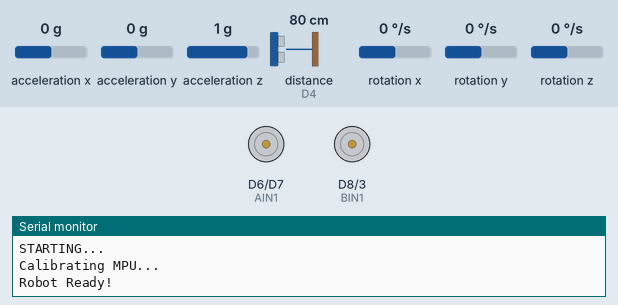
Recording of a sketch running on a simulated ESP8266 (NodeMCU). Shown: motor-driver pin pairs drawn as motors (green arrow = first pin HIGH = forward, orange = second pin HIGH = backward, longer = more drive, scaled by the enable pin), the last lines printed to the serial monitor. Wiring (inferred from the names in the program): ultrasonic range finder: trigger D0; echo D4. Inputs (shaded band) come from the test bench; at power-on: distance to the obstacle (sensor on D4) 80 cm, acceleration y 0 g, acceleration x 0 g, acceleration z 1 g, rotation x 0 °/s, rotation y 0 °/s, rotation z 0 °/s. The echo pulse lasts 58.3 µs per cm; a WiFi scan finds three made-up networks.

Above: at 3.2 s.
3.3 s: distance to the obstacle (sensor on D4) set to 23 cm
7.4 s: distance to the obstacle (sensor on D4) set to 18 cm
At 12.3 s:
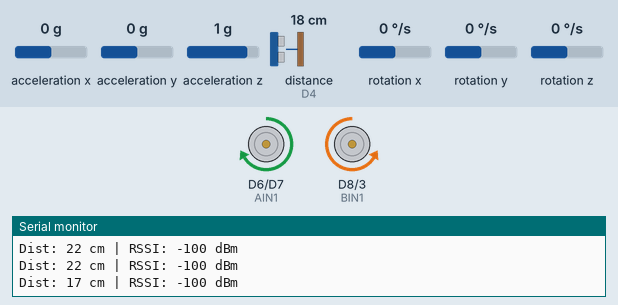
13.7 s: distance to the obstacle (sensor on D4) set to 35 cm
At 16.5 s:
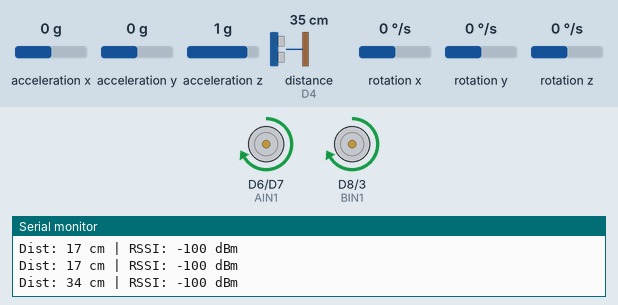
17.5 s: acceleration y set to -1.4 g
At 19.4 s:
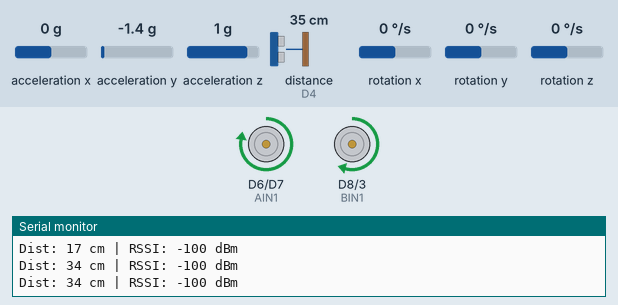
19.7 s: acceleration y set to 0.8 g
At 21.5 s:
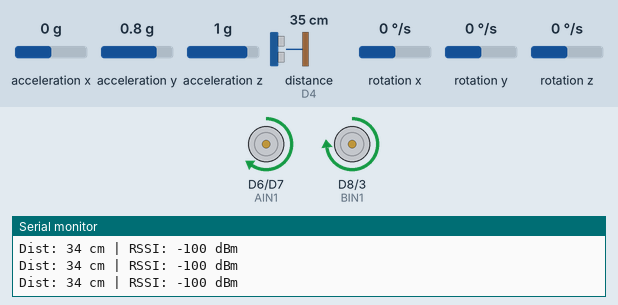
21.9 s: distance to the obstacle (sensor on D4) set to 2 cm
At 26.6 s:
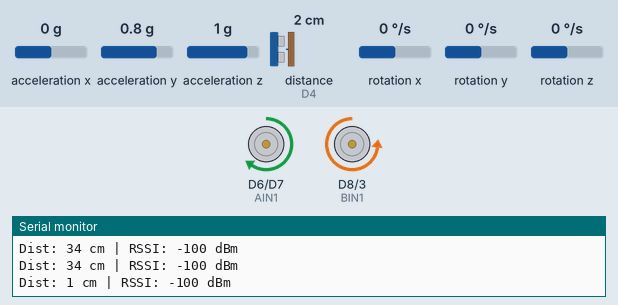
Timing chart, 0 to 29.2 s (numbered marks = the images above; inputs shaded):
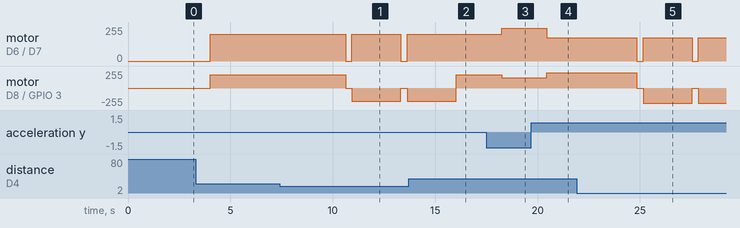

The sketch:

robot_navigation.ino
```cpp
#include <ESP8266WiFi.h>
#include <Wire.h>
#include <MPU6050.h>

MPU6050 mpu;

// ================== USER SETTINGS ==================
const char* targetSSID = "Robot_Base_Station";  // MUST MATCH base_final.ino

int closeRSSI = -55;  // Stop threshold (dBm) — tune for your environment
int midRSSI   = -70;  // Medium speed threshold (dBm) — tune for your environment

// ================== MOTOR PINS ==================
#define PWMA D5   // Left motor PWM enable
#define AIN1 D6   // Left motor direction 1
#define AIN2 D7   // Left motor direction 2

#define PWMB D3   // Right motor PWM enable
#define BIN1 D8   // Right motor direction 1
#define BIN2 3    // Right motor direction 2 (RX pin — note conflict with Serial)

// ================== ULTRASONIC ==================
#define TRIG D0
#define ECHO D4

long duration;
int  distance;

// ================== MPU ==================
int16_t ax, ay, az;
int16_t gx, gy, gz;
int baseAngle = 0;

// ================== SETUP ==================
void setup() {
  Serial.begin(115200);
  Serial.println("STARTING...");

  // Motor pins
  pinMode(PWMA, OUTPUT); pinMode(AIN1, OUTPUT); pinMode(AIN2, OUTPUT);
  pinMode(PWMB, OUTPUT); pinMode(BIN1, OUTPUT); pinMode(BIN2, OUTPUT);

  // Sensor pins
  pinMode(TRIG, OUTPUT); pinMode(ECHO, INPUT);

  // WiFi — station mode, scan only (no connection needed)
  WiFi.mode(WIFI_STA);
  WiFi.disconnect();

  // MPU-6050 initialization (D2 = SDA, D1 = SCL)
  Wire.begin(D2, D1);
  mpu.initialize();

  // Calibrate base angle — keep robot still and level for 2 s
  Serial.println("Calibrating MPU...");
  delay(2000);
  mpu.getMotion6(&ax, &ay, &az, &gx, &gy, &gz);
  baseAngle = ay;  // Store initial tilt as reference

  Serial.println("Robot Ready!");
}

// ================== ULTRASONIC DISTANCE ==================
int getDistance() {
  digitalWrite(TRIG, LOW);
  delayMicroseconds(2);
  digitalWrite(TRIG, HIGH);
  delayMicroseconds(10);
  digitalWrite(TRIG, LOW);
  duration = pulseIn(ECHO, HIGH);
  return duration * 0.034 / 2;
}

// ================== RSSI SCAN ==================
int getRSSI() {
  int n    = WiFi.scanNetworks();
  int rssi = -100;
  for (int i = 0; i < n; i++) {
    if (WiFi.SSID(i) == targetSSID) {
      rssi = WiFi.RSSI(i);
    }
  }
  return rssi;
}

// ================== MOTOR CONTROL ==================
void moveForward(int speedA, int speedB) {
  digitalWrite(AIN1, HIGH); digitalWrite(AIN2, LOW);
  analogWrite(PWMA, speedA);
  digitalWrite(BIN1, HIGH); digitalWrite(BIN2, LOW);
  analogWrite(PWMB, speedB);
}

void stopMotors() {
  digitalWrite(AIN1, LOW); digitalWrite(AIN2, LOW);
  digitalWrite(BIN1, LOW); digitalWrite(BIN2, LOW);
}

void turnRight(int timeMs) {
  digitalWrite(AIN1, HIGH); digitalWrite(AIN2, LOW);
  digitalWrite(BIN1, LOW);  digitalWrite(BIN2, HIGH);
  delay(timeMs);
}

void turnLeft(int timeMs) {
  digitalWrite(AIN1, LOW);  digitalWrite(AIN2, HIGH);
  digitalWrite(BIN1, HIGH); digitalWrite(BIN2, LOW);
  delay(timeMs);
}

// ================== MPU STRAIGHT-LINE CORRECTION ==================
void moveStraight(int baseSpeed) {
  mpu.getMotion6(&ax, &ay, &az, &gx, &gy, &gz);
  int error      = ay - baseAngle;
  int correction = error / 500;          // tune divisor for sensitivity
  int leftSpeed  = constrain(baseSpeed - correction, 100, 255);
  int rightSpeed = constrain(baseSpeed + correction, 100, 255);
  moveForward(leftSpeed, rightSpeed);
}

// ================== MAIN LOOP ==================
void loop() {
  int dist = getDistance();
  int rssi = getRSSI();

  Serial.print("Dist: "); Serial.print(dist);
  Serial.print(" cm | RSSI: "); Serial.print(rssi);
  Serial.println(" dBm");

  // === OBSTACLE AVOIDANCE (priority over navigation) ===
  if (dist < 20 && dist > 0) {
    stopMotors();
    delay(300);
    turnRight(400);  // Adjust duration for your robot turn radius
    return;
  }

  // === GRADIENT DESCENT RSSI NAVIGATION ===
  if (rssi > closeRSSI) {
    stopMotors();
    Serial.println(">>> TARGET REACHED - Converged! <<<");
  }
  else if (rssi > midRSSI) {
    moveStraight(130);  // Medium speed — close to base
  }
  else {
    moveStraight(200);  // Fast speed — far from base
  }

  delay(200);
}
```

Measured:
- the behaviour switches between 21 and 20 cm on distance to the obstacle (sensor on D4) (found by bisection; images 0 and 1)
- after the input at 7.4 s, motor on D6 (AIN1) / D7 (AIN2): alternates forward 200/255 for 2.4 s and stopped for 0.30 s, starting after 3.2 s; motor on D8 (BIN1) / GPIO 3 (BIN2): alternates backward 200/255 for 2.4 s and stopped for 0.30 s, starting after 3.2 s
- after the input at 13.7 s, motor on D6 (AIN1) / D7 (AIN2): stays forward 200/255 (without the input it goes to stopped after 2.3 s)
- after the input at 17.5 s, motor on D6 (AIN1) / D7 (AIN2): forward 200/255 → forward 245/255 after 0.74 s; motor on D8 (BIN1) / GPIO 3 (BIN2): forward 200/255 → forward 155/255 after 0.74 s
- after the input at 19.7 s, motor on D6 (AIN1) / D7 (AIN2): forward 245/255 → forward 174/255 after 0.75 s; motor on D8 (BIN1) / GPIO 3 (BIN2): forward 155/255 → forward 226/255 after 0.75 s
- after the input at 21.9 s, motor on D6 (AIN1) / D7 (AIN2): alternates forward 174/255 for 2.4 s and stopped for 0.30 s, starting after 3.0 s; motor on D8 (BIN1) / GPIO 3 (BIN2): alternates backward 226/255 for 2.4 s and stopped for 0.30 s, starting after 3.0 s
